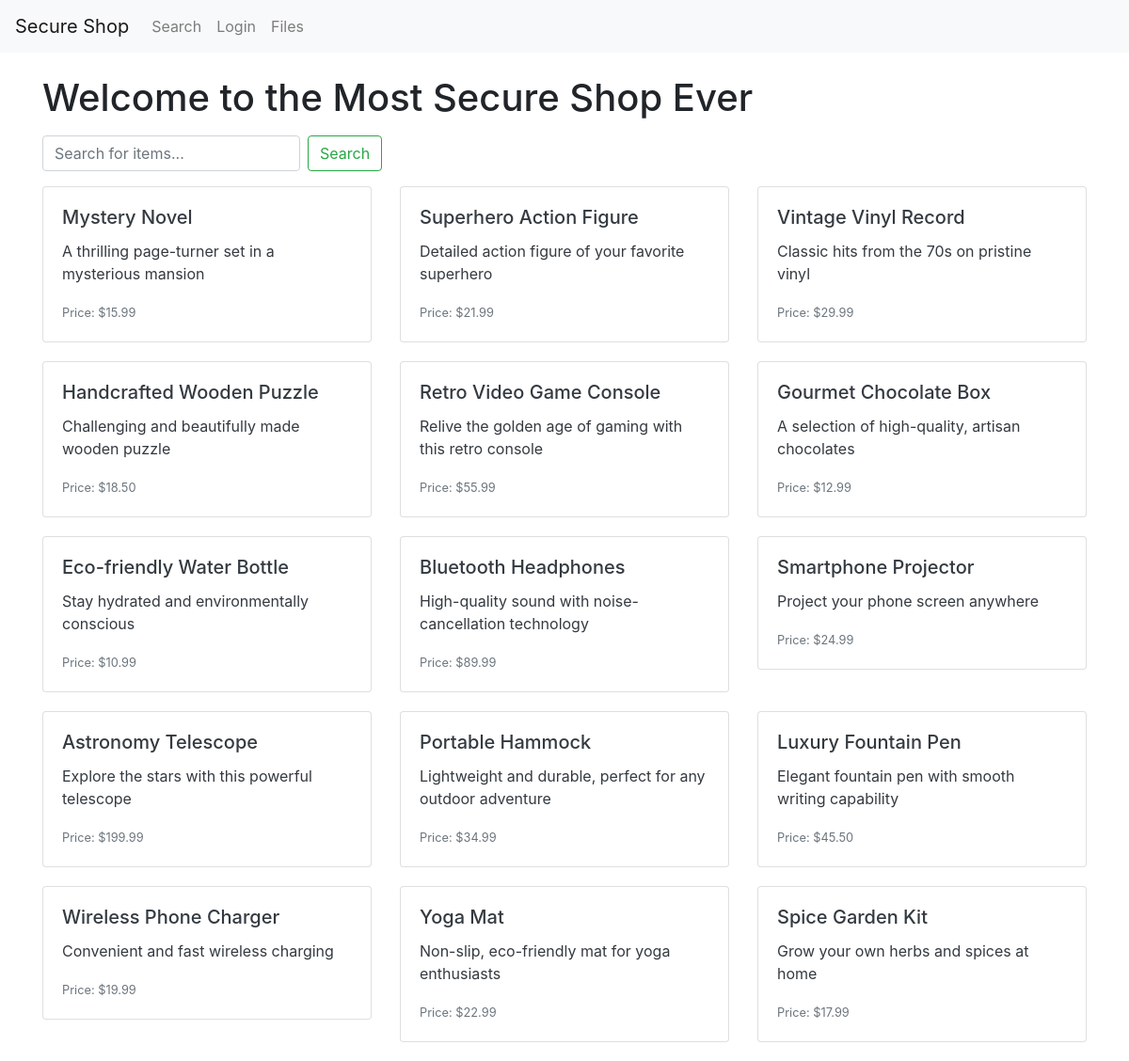
The page / on the database its author committed.
### tables this page shows
CREATE TABLE items (
  id INT AUTO_INCREMENT PRIMARY KEY,
  name VARCHAR(255) NOT NULL,
  description TEXT,
  price DECIMAL(10, 2)
);

### www/index.php (the view, shortened to what this page needs)
<?php
$mysqli = new mysqli("db", "root", "root", "secure_shop");
$result = $mysqli->query("SELECT * FROM items");
?>
<!DOCTYPE html>
<html lang="en">
<head>
    <link rel="stylesheet" href="https://stackpath.bootstrapcdn.com/bootstrap/4.5.2/css/bootstrap.min.css">
</head>
<body>
    <nav class="navbar navbar-expand-lg navbar-light bg-light">
        <a class="navbar-brand" href="#">Secure Shop</a>
        <div class="collapse navbar-collapse" id="navbarNav">
            <ul class="navbar-nav">
                <li class="nav-item">
                    <a class="nav-link" href="sql.php">Search</a>
                </li>
                <li class="nav-item">
                    <a class="nav-link" href="admin_login.php">Login</a>
                </li>
                <li class="nav-item">
                    <a class="nav-link" href="files.php">Files</a>
                </li>
            </ul>
        </div>
    </nav>
    <div class="container">
        <h1 class="mt-4">Welcome to the Most Secure Shop Ever</h1>
        <form action="search.php" method="GET" class="form-inline mt-3 mb-3">
            <input type="text" name="search" class="form-control mr-sm-2" placeholder="Search for items...">
            <button type="submit" class="btn btn-outline-success">Search</button>
        </form>
        <div class="row">
            <?php while ($row = $result->fetch_assoc()) : ?>
                <div class="col-md-4">
                    <div class="card card-custom">
                        <a href="comments.php?item_id=<?= $row['id'] ?>" class="card-body text-dark" style="text-decoration: none;">
                            <h5 class="card-title"><?= htmlspecialchars($row['name']) ?></h5>
                            <p class="card-text"><?= htmlspecialchars($row['description']) ?></p>
                            <p class="card-text"><small class="text-muted">Price: $<?= htmlspecialchars($row['price']) ?></small></p>
                        </a>
                    </div>
                </div>
            <?php endwhile; ?>
        </div>
    </div>
</body>
</html>

### www/index.php (style rules this page uses)
.card-custom { margin-bottom: 20px; }

### rows shown on the page
items: name "Mystery Novel", description "A thrilling page-turner set in a mysterious mansion", price "15.99"
items: name "Superhero Action Figure", description "Detailed action figure of your favorite superhero", price "21.99"
items: name "Vintage Vinyl Record", description "Classic hits from the 70s on pristine vinyl", price "29.99"
items: name "Handcrafted Wooden Puzzle", description "Challenging and beautifully made wooden puzzle", price "18.50"
items: name "Retro Video Game Console", description "Relive the golden age of gaming with this retro console", price "55.99"
items: name "Gourmet Chocolate Box", description "A selection of high-quality, artisan chocolates", price "12.99"
items: name "Eco-friendly Water Bottle", description "Stay hydrated and environmentally conscious", price "10.99"
items: name "Bluetooth Headphones", description "High-quality sound with noise-cancellation technology", price "89.99"
items: name "Smartphone Projector", description "Project your phone screen anywhere", price "24.99"
items: name "Astronomy Telescope", description "Explore the stars with this powerful telescope", price "199.99"
items: name "Portable Hammock", description "Lightweight and durable, perfect for any outdoor adventure", price "34.99"
items: name "Luxury Fountain Pen", description "Elegant fountain pen with smooth writing capability", price "45.50"
items: name "Wireless Phone Charger", description "Convenient and fast wireless charging", price "19.99"
items: name "Yoga Mat", description "Non-slip, eco-friendly mat for yoga enthusiasts", price "22.99"
items: name "Spice Garden Kit", description "Grow your own herbs and spices at home", price "17.99"
